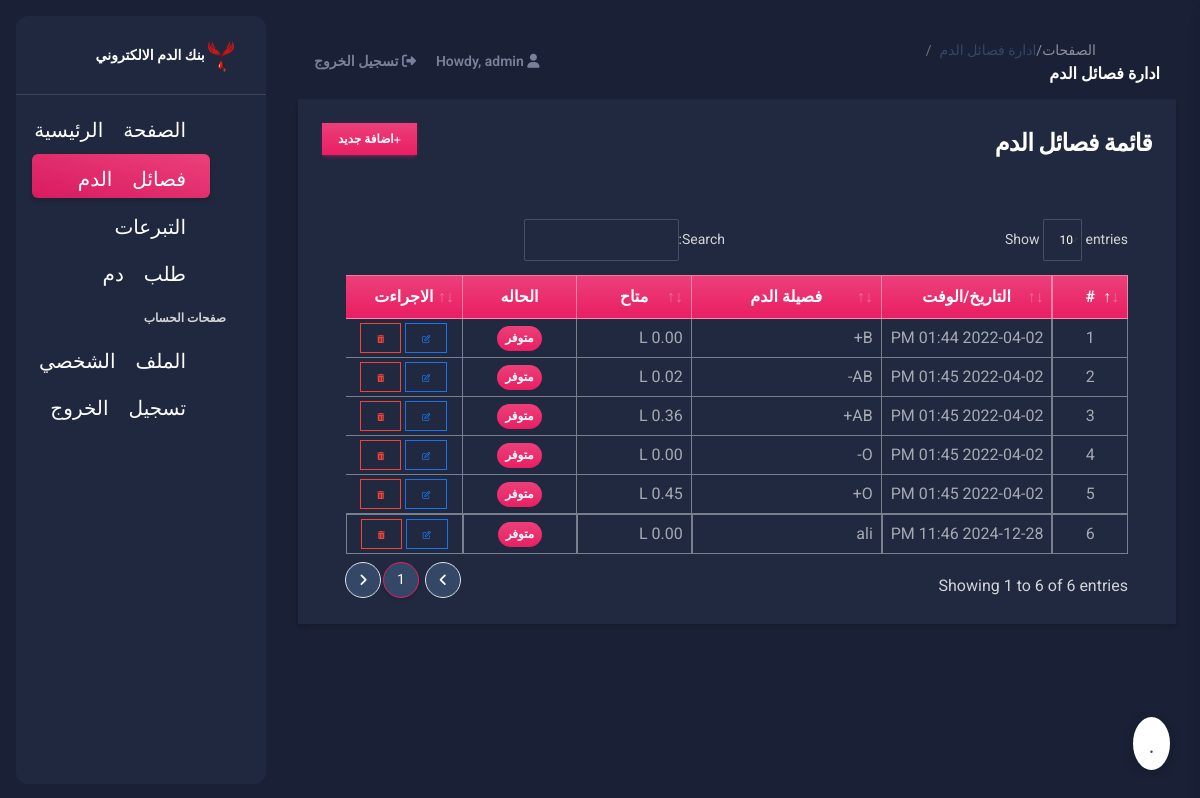
/blood_group_mgt (signed in), run on the app's committed database.
### bbApp/models.py (models this page shows, shortened)
class Blood_Group(models.Model):
    name = models.CharField(max_length=250)
    status = models.CharField(max_length=2, choices=(('1','Active'),('2','Inactive')), default = 1)
    date_created = models.DateTimeField(default=timezone.now)
    date_updated = models.DateTimeField(auto_now=True)
    def get_total_volume(self):
        try:
            total_donation = Donation.objects.filter(blood_group = self).aggregate(Sum('donation_volume'))['donation_volume__sum']
            if total_donation is None:
                total_donation = 0
        except:
            total_donation = 0
        try:
            total_request = Request.objects.exclude(status = 4).filter(blood_group = self).aggregate(Sum('volume'))['volume__sum']
            if total_request is None:
                total_request = 0
        except:
            total_request = 0
        return (total_donation - total_request) / 1000

### bbApp/views.py (the view)
# urls.py: path('blood_group_mgt', views.blood_group_mgt,name="blood_group-page"),
@login_required
def blood_group_mgt(request):
    context['page'] = 'blood_group_mgt'
    context['page_title'] = 'ادارة فصائل الدم'
    blood_groups = models.Blood_Group.objects.all()
    context['blood_groups'] = blood_groups
    return render(request,'blood_group_mgt.html',context)

### bbApp/templates/blood_group_mgt.html (shortened to what this page needs)
{% extends 'layouts/base.html' %} {% load humanize %} {% block content %}
<div class="container-fluid">
    <div class="col-lg-12 col-md-12 col-sm-12 col-xs-12">
        <div class="card card-default rounded-0 shadow ">
            <div class="card-header">
                <div class="d-flex w-100 align-items-center justify-content-between">
                    <h4 class="card-title fw-bold">قائمة فصائل الدم</h4>
                    <div class="tools">
                        <button type="button" class="btn btn-primary rounded-0 bg-gradient btn-sm" id='add_new'><i class="fa fa-plus"></i>اضافة جديد</button>
                    </div>
                </div>
            </div>
            <div class="card-body">
                <div class="container-fluid">
                    <table class="table table-bordered" id="blood_group-list">
                        <colgroup>
                            <col width="10%">
                            <col width="20%">
                            <col width="25%">
                            <col width="15%">
                            <col width="15%">
                            <col width="15%">
                        </colgroup>
                        <thead>
                            <tr class="bg-gradient bg-primary bg-opacity-50 text-light">
                                <th class="px-2 py-2 text-center">#</th>
                                <th class="px-2 py-2 text-center">التاريخ/الوفت</th>
                                <th class="px-2 py-2 text-center">فصيلة الدم</th>
                                <th class="px-2 py-2 text-center">متاح</th>
                                <th class="px-2 py-2 text-center">الحاله</th>
                                <th class="px-2 py-2 text-center">الاجراءت</th>
                            </tr>
                        </thead>
                        <tbody>
                            {% for bg in blood_groups %}
                            <tr>
                                <td class="px-2 py-1 align-middle text-center">{{ forloop.counter }}</td>
                                <td class="px-2 py-1 align-middle">{{ bg.date_created|date:"Y-m-d h:i A" }}</td>
                                <td class="px-2 py-1 align-middle">{{ bg.name }}</td>
                                <td class="px-2 py-1 align-middle text-end">{{ bg.get_total_volume|floatformat:2|intcomma }} L</td>
                                <td class="px-1 py-1 align-middle text-center">
                                    {% if bg.status == '1' %}
                                    <span class="badge bg-primary bg-gradient rounded-pill px-2">متوفر</span> {% else %}
                                    <span class="badge bg-secondary bg-gradient rounded-pill px-2">غير متوفر</span> {% endif %}
                                </td>
                                <td class="px-2 py-1 align-middle text-center">
                                    <a class="btn btn-outline-primary btn-sm edit-data mb-0 border-info text-info px-3 py-1 rounded-0" href="javascript:void(0)" data-url="{% url 'manage-blood_group-pk' bg.pk %}" title="Edit">
                                        <i class="fa fa-edit"></i>
                                    </a>
                                    <button class="btn btn-outline-danger btn-sm delete-data mb-0 border-danger px-3 py-1 rounded-0" type="button" data-id="{{ bg.pk }}" title="Delete">
                                    <i class="fa fa-trash"></i>
                                </button>
                                </td>
                            </tr>
                            {% endfor %}
                        </tbody>
                    </table>
                </div>
            </div>
        </div>
    </div>
</div>
{% endblock content %}

### bbApp/templates/includes/navigation.html (shortened to what this page needs)
    <nav class="navbar navbar-main navbar-expand-lg px-0 mx-4 shadow-none border-radius-xl position-sticky mt-4 top-1 z-index-sticky" id="navbarBlur" navbar-scroll="true">
      <div class="container-fluid py-1 px-3">
        <nav aria-label="breadcrumb">
          <ol class="breadcrumb bg-transparent mb-0 pb-0 pt-1 px-0 me-sm-6 me-5">
            <li class="breadcrumb-item text-sm"><a class="opacity-5 text-dark" href="javascript:;">الصفحات/</a></li>
            <li class="breadcrumb-item text-sm text-dark active" aria-current="page">{{ page_title }}</li>
          </ol>
          <h6 class="font-weight-bolder mb-0">{{ page_title }}</h6>
        </nav>
        <div class="collapse navbar-collapse mt-sm-0 mt-2 me-md-0 me-sm-4" id="navbar">
          <ul class="navbar-nav  justify-content-end">
            <li class="nav-item d-flex align-items-center">
              <a href="" class="nav-link text-body font-weight-bold px-3">
                <i class="fa fa-user me-sm-1"></i>
                  Howdy, {{ user.username }}
              </a>
            </li>
            <li class="nav-item d-flex align-items-center">
              <a href="{% url 'logout' %}" class="nav-link text-body font-weight-bold px-0">
                <i class="fa fa-sign-out me-sm-1"></i>
                <span class="d-sm-inline d-none">تسجيل الخروج</span>
              </a>
            </li>
          </ul>
        </div>
      </div>
    </nav>

### static/default/css/style.css (style rules this page uses)
html, body { height: 100%; width: 100%; max-height: 100%; overflow: auto; display: flex; flex-direction: column; }
.dark-version .table tbody tr:last-child td { border-width: 1px !important; }

### data on the page
Blood_Group: date_created "2022-04-02 01:44 PM", name "B+", get_total_volume "0.00", status "متوفر"
Blood_Group: date_created "2022-04-02 01:45 PM", name "AB-", get_total_volume "0.02", status "متوفر"
Blood_Group: date_created "2022-04-02 01:45 PM", name "AB+", get_total_volume "0.36", status "متوفر"
Blood_Group: date_created "2022-04-02 01:45 PM", name "O-", get_total_volume "0.00", status "متوفر"
Blood_Group: date_created "2022-04-02 01:45 PM", name "O+", get_total_volume "0.45", status "متوفر"
Blood_Group: date_created "2024-12-28 11:46 PM", name "ali", get_total_volume "0.00", status "متوفر"

### other printed values
{{ page_title }} "ادارة فصائل الدم"
{{ user.username }} "admin"
